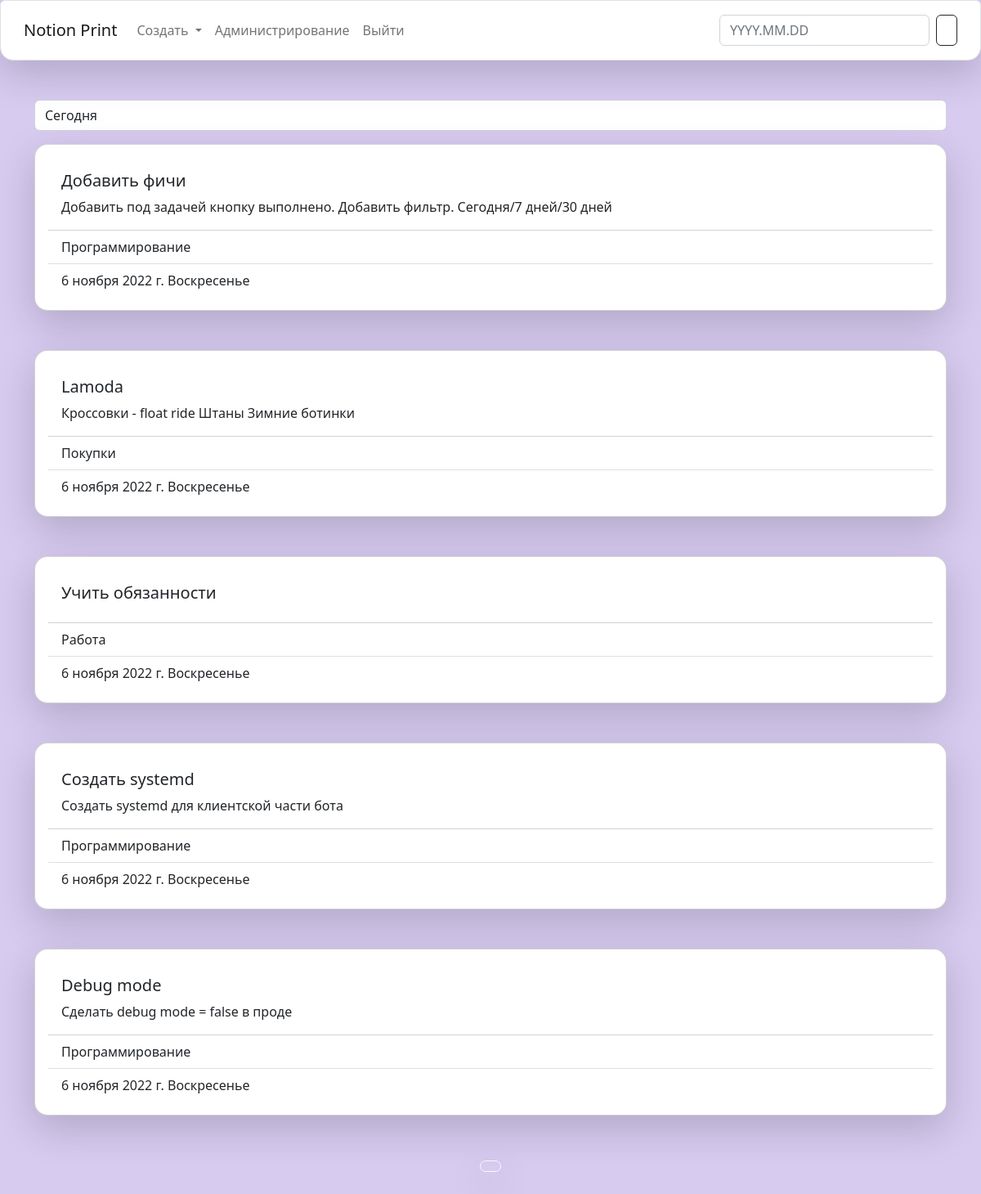
The app's page / (signed in) with its own data.
### Notion/models.py (models this page shows, shortened)
class Task(models.Model):
    title = models.CharField(max_length=255, db_index=True, verbose_name='Заголовок задачи')
    content = models.TextField(blank=True, verbose_name='Текст задачи')
    created_at = models.DateTimeField(auto_now_add=True, verbose_name='Создано')
    update_at = models.DateTimeField(auto_now=True, verbose_name='Изменено')
    appoint_to = models.DateField(verbose_name='Назначено на')
    photo = models.ImageField(upload_to='photos/%Y/%m/%d/',blank=True, verbose_name='Прикрепленное фото')
    active = models.BooleanField(default=True, verbose_name='Активна')
    typing = models.ForeignKey('Typing', on_delete=models.PROTECT, null=True, verbose_name='Тип задачи')
    class Meta:
        verbose_name = 'Задача'
        verbose_name_plural = 'Задачи'
        ordering = ['-created_at']

class Typing(models.Model):
    title = models.CharField(max_length=255, db_index=True, verbose_name='Тип задачи')
    def __str__(self) -> str:
        return self.title
    class Meta:
        verbose_name = 'Тип'
        verbose_name_plural = 'Типы'
        ordering = ['title']

### Notion/views.py (the view)
# urls.py: path('', Home.as_view(), name='home')
class Home(LoginRequiredMixin, ListView):
    model = Task
    template_name = 'Notion/home.html'
    login_url = '/login/'
    context_object_name = 'task_list'
    def get_context_data(self, **kwargs):
        context = super().get_context_data(**kwargs)
        context['weekday'] = get_weekday(self.current_date)
        context['now_date'] = get_now_date()
        return context
    def get(self, request, *args, **kwargs) -> HttpResponse:
        self.current_date = request.GET.get('search', get_now_date())
        return super().get(request, *args, **kwargs)
    def get_queryset(self):
        return Task.objects.filter(active=True, appoint_to=self.current_date).select_related('typing')

### Notion/templatetags/custom_filters.py (called while the page is built)
@register.simple_tag(name = 'get_categories')
def get_categories(task_list):
    if len(task_list)!=0:
        return str(task_list[0].appoint_to)
    return False

@register.simple_tag(name= 'get_dates')
def get_dates(now, period):
    now_date = datetime.strptime(now, "%Y-%m-%d")
    print('Now date: ',now_date)
    match period:
        case 'week':
            return f"?appoint_to__gte=2022-10-30&amp;appoint_to__lt=2022-11-07"
        case 'month':
            return f"?appoint_to__gte=2022-11-01&amp;appoint_to__lt=2022-12-01"
        case 'year':
            return f"?appoint_to__gte=2022-01-01&amp;appoint_to__lt=2023-01-01"

### Notion/views.py (called while the page is built)
def get_now_date():
    return datetime.today().strftime('%Y-%m-%d')

def get_weekday(date):
    match datetime.isoweekday(datetime.strptime(date, "%Y-%m-%d")):
        case 1: return 'Понедельник'
        case 2: return 'Вторник'
        case 3: return 'Среда'
        case 4: return 'Четверг'
        case 5: return 'Пятница'
        case 6: return 'Суббота'
        case 7: return 'Воскресенье'

### Notion/templates/Notion/home.html (shortened to what this page needs)
{% extends 'base.html' %}
{% block container %}
<div class="container">
    {% include 'Notion/include/_datebar.html' %}
    {% for task in task_list %}
    <div class="card mt-3 shadow-lg p-3 mb-5 bg-body rounded-4">
        <div class="card-body">
            <h5 class="card-title">{{task.title|capfirst}}</h5>
            <p class="card-text">{{task.content|safe}}</p>
        </div>
        <ul class="list-group list-group-flush">
            <li class="list-group-item">{{task.typing|capfirst}}</li>
            <li class="list-group-item">{{task.appoint_to}} {{weekday}}</li>
        </ul>
    </div>
{% endfor %}
    <div class="row">
        <div class="col text-center">
        {% include 'Notion/include/_button_print.html' %}
        </div>
    </div>
</div>
{% endblock %}

### records on screen
Task: title "Добавить фичи", content "Добавить под задачей кнопку выполнено. Добавить фильтр. Сегодня/7 дней/30 дней", typing "Программирование", appoint_to "6 ноября 2022 г.", weekday "Воскресенье"
Task: title "Lamoda", content "Кроссовки - float ride Штаны Зимние ботинки", typing "Покупки", appoint_to "6 ноября 2022 г.", weekday "Воскресенье"
Task: title "Учить обязанности", typing "Работа", appoint_to "6 ноября 2022 г.", weekday "Воскресенье"
Task: title "Создать systemd", content "Создать systemd для клиентской части бота", typing "Программирование", appoint_to "6 ноября 2022 г.", weekday "Воскресенье"
Task: title "Debug mode", content "Сделать debug mode = false в проде", typing "Программирование", appoint_to "6 ноября 2022 г.", weekday "Воскресенье"
